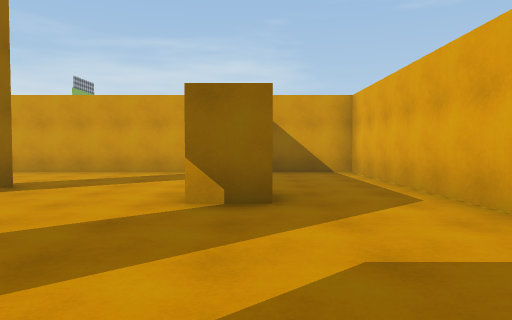
View 1 (above)

12 first-person views from a walk through a 3-D level made in the Unity game engine. The camera is 1.3 m above the floor, tilts 2° down and sees 70° across. The floor is counted in squares, 2 m on a side. Each view is taken from the middle of a square. On the plan, view 1 faces up. The plan holds only what a view shows up to about 11 squares ahead; the rest is blank. The place goes on beyond the plan.

View 2
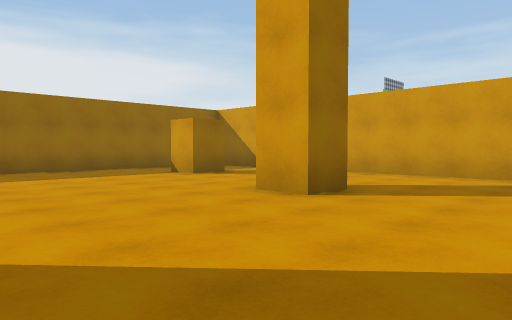

View 3
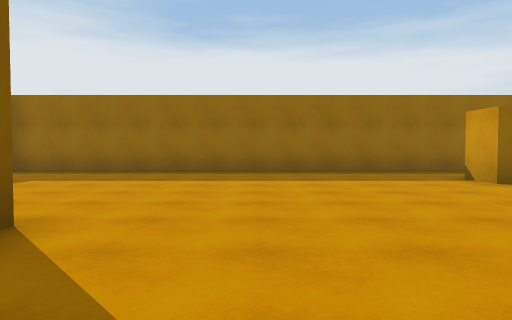

View 4
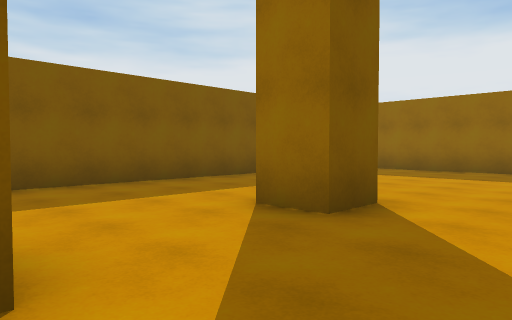

View 5
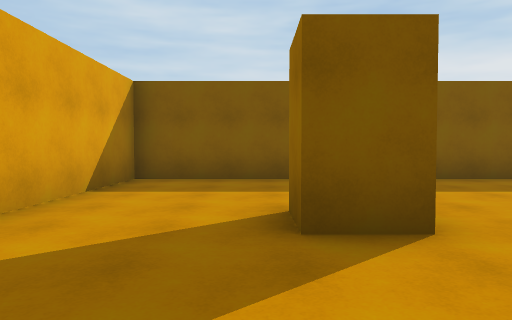

View 6
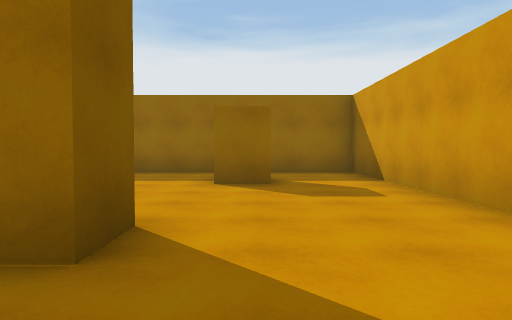

View 7
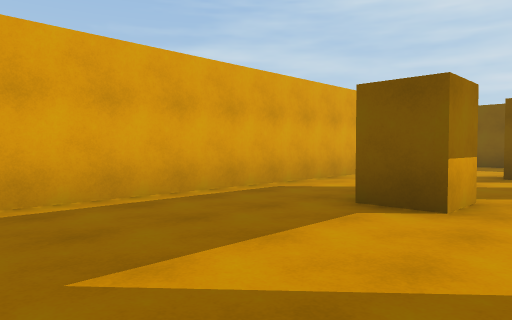

View 8
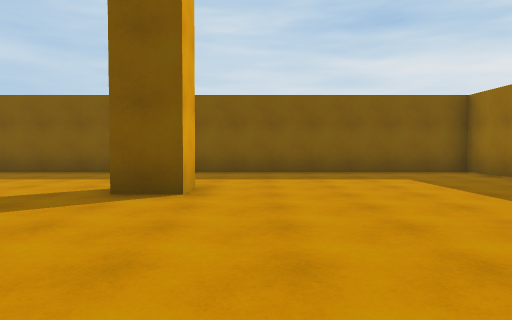

View 9
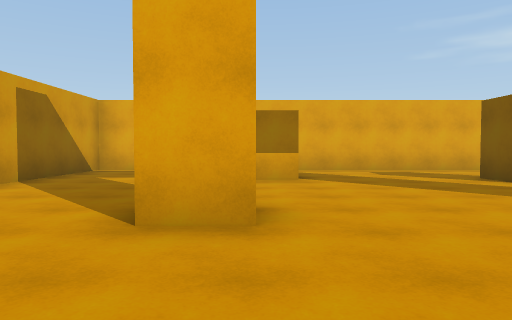

View 10
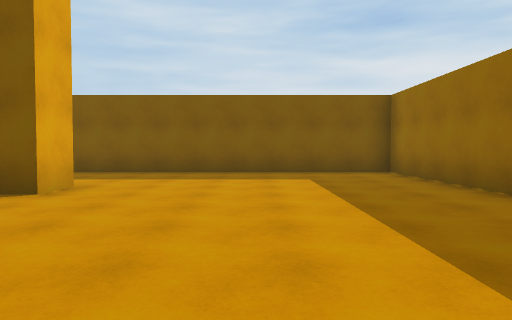

View 11
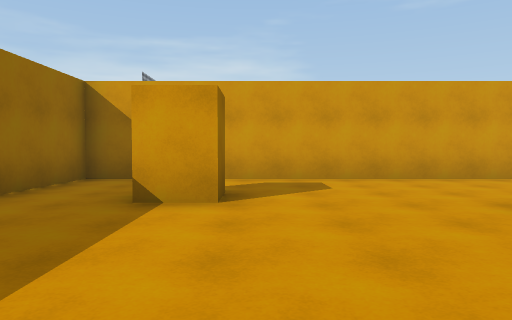

View 12
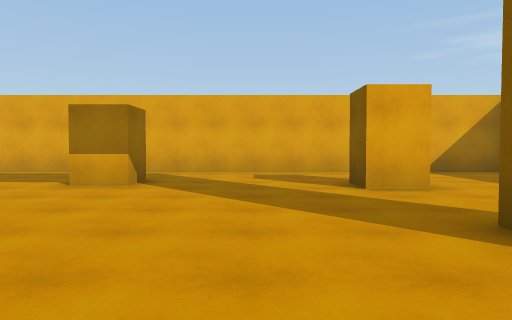

### Floor plan
Points are (right, up) in squares from view 1. A wall is a line through its corners. A room is listed if a view was taken in it or the views show most of it. See-through windows are left out.
Room 1 (views 1, 2, 3, 4, 5, 6, 7, 8, 9, 10, 11, 12)
walls: (-5, 5) (-5, 6) (-4, 6) (-4, 5) (-5, 5); (-5, -1) (-5, 0) (-4, 0) (-4, -1); (-1.3, -0.8) (-1.3, 0.3) (-0.3, 0.3) (-0.3, -0.8); (-11.5, 9.5) (-11.5, -4.5) (2.5, -4.5) (2.5, 9.5) (-11.5, 9.5)
objects: other object (-9, 7); other object (0, 5)

Where each view was taken, in squares from view 1:
view 1: 0 up, 0 right, facing up
view 2: 1 up, 1 left, facing up-left
view 3: 2 up, 2 left, facing left
view 4: 2 up, 1 left, facing down-left
view 5: 3 up, 0 right, facing down
view 6: 7 up, 2 left, facing left
view 7: 9 up, 2 left, facing down-right
view 8: 5 up, 6 left, facing down
view 9: 5 up, 8 left, facing right
view 10: 5 up, 8 left, facing down
view 11: 2 up, 8 left, facing up
view 12: 2 up, 7 left, facing right
